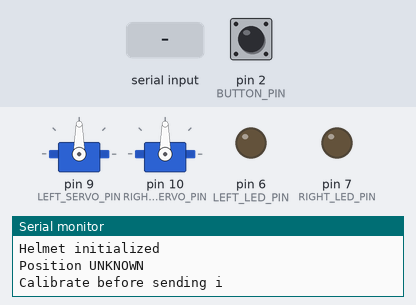
Simulated run of this program. Board: Arduino Uno, built with avr-gcc and run on an emulated ATmega328P. Parts: 2 × servo, output pins drawn as LEDs (lit = HIGH), the last lines printed to the serial monitor. The inputs (shaded band) are chosen by the test bench; at power-on: pin 2 (BUTTON_PIN) HIGH.

Above: at 1.2 s.
1.3 s: "i" received over Serial
2.8 s: pin 2 (BUTTON_PIN) pulled LOW for 0.15 s
At 5.2 s:
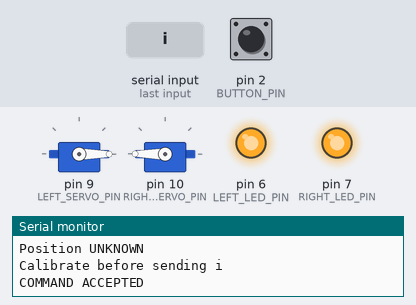
5.5 s: "c" received over Serial
At 7.8 s:
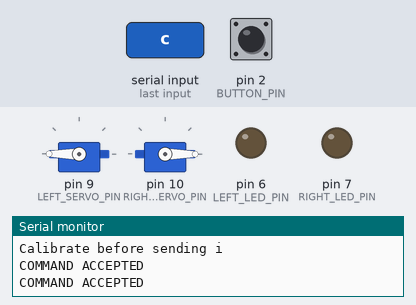
8.1 s: pin 2 (BUTTON_PIN) pulled LOW for 1 s
At 8.64 s:
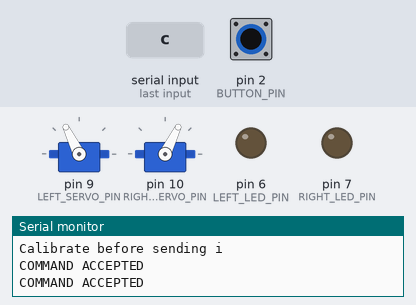
10.6 s: "i" received over Serial
At 10.9 s:
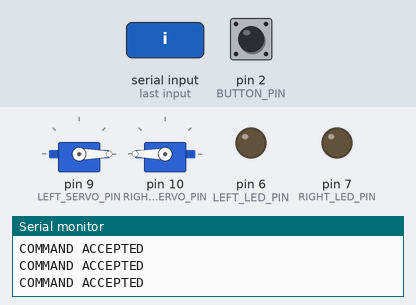
12.1 s: "o" received over Serial
At 14.1 s:
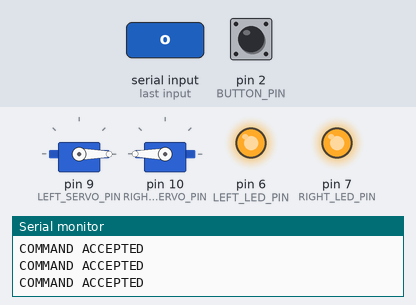
Timing chart, 0 to 15.6 s (numbered marks = the images above; inputs shaded):
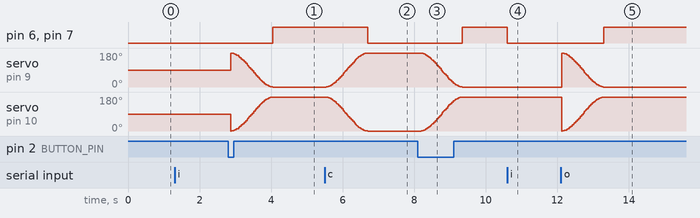

Measured:
- after the input at 2.8 s, pin 6 (LEFT_LED_PIN), pin 7 (RIGHT_LED_PIN): LOW → HIGH after 1.3 s
- after the input at 5.5 s, pin 6 (LEFT_LED_PIN), pin 7 (RIGHT_LED_PIN): HIGH → LOW after 1.2 s; servo on pin 9 (LEFT_SERVO_PIN): moves from 0° to 180° over 1.2 s, starting at once; servo on pin 10 (RIGHT_SERVO_PIN): moves from 180° to 0° over 1.2 s, starting at once
- after the input at 8.1 s, pin 6 (LEFT_LED_PIN), pin 7 (RIGHT_LED_PIN): LOW → HIGH after 1.3 s; servo on pin 9 (LEFT_SERVO_PIN): moves from 180° to 0° over 1.2 s, starting after 0.09 s; servo on pin 10 (RIGHT_SERVO_PIN): moves from 0° to 180° over 1.2 s, starting after 0.09 s
- after the input at 10.6 s, pin 6 (LEFT_LED_PIN), pin 7 (RIGHT_LED_PIN): HIGH → LOW at once
- after the input at 12.1 s, pin 6 (LEFT_LED_PIN), pin 7 (RIGHT_LED_PIN): LOW → HIGH after 1.2 s

The program:

main.cpp
```cpp
#include <Arduino.h>

#include "HelmetConfig.h"
#include "HelmetController.h"
#include "MotionController.h"

ServoController mask(
    HelmetConfig::LEFT_SERVO_PIN,
    HelmetConfig::RIGHT_SERVO_PIN
);

LedController leftLed(
    HelmetConfig::LEFT_LED_PIN
);

LedController rightLed(
    HelmetConfig::RIGHT_LED_PIN
);

MotionController motion(mask);

HelmetController helmet(
    motion,
    leftLed,
    rightLed
);

bool lastButtonReading = HIGH;
bool stableButtonState = HIGH;

unsigned long lastDebounceTime = 0;


void setup() {
    Serial.begin(HelmetConfig::SERIAL_BAUD);

    pinMode(
        HelmetConfig::BUTTON_PIN,
        INPUT_PULLUP
    );

    mask.begin();

    leftLed.begin();
    rightLed.begin();

    helmet.begin();

    Serial.println("Helmet initialized");
    Serial.println("Position UNKNOWN");
    Serial.println("Calibrate before sending i");
}


void handleButton() {
    bool reading = digitalRead(
        HelmetConfig::BUTTON_PIN
    );

    if (reading != lastButtonReading) {
        lastDebounceTime = millis();
    }

    if (
        millis() - lastDebounceTime >
        HelmetConfig::DEBOUNCE_MS
    ) {
        if (reading != stableButtonState) {
            stableButtonState = reading;

            if (stableButtonState == LOW) {
                helmet.execute(HelmetCommand::TOGGLE);
            }
        }
    }

    lastButtonReading = reading;
}


void handleSerial() {
    while (Serial.available() > 0) {
        char input = Serial.read();

        HelmetCommand command;

        switch (input) {
            case 'i':
                command = HelmetCommand::INITIALIZE_CLOSED;
                break;

            case 'o':
                command = HelmetCommand::OPEN;
                break;

            case 'c':
                command = HelmetCommand::CLOSE;
                break;

            case 't':
                command = HelmetCommand::TOGGLE;
                break;

            case 's':
                command = HelmetCommand::STOP;
                break;

            default:
                continue;
        }

        bool accepted = helmet.execute(command);

        Serial.println(
            accepted ? "COMMAND ACCEPTED" : "COMMAND REJECTED"
        );
    }
}


void loop() {
    handleButton();
    handleSerial();

    helmet.update();
}
```

HelmetState.h
```cpp
#pragma once

enum class HelmetState {
    UNKNOWN,
    CLOSED,
    OPENING,
    OPEN,
    CLOSING,
    STOPPED,
    FAULT
};

enum class HelmetCommand {
    INITIALIZE_CLOSED,
    OPEN,
    CLOSE,
    TOGGLE,
    STOP
};
```

HelmetConfig.h
```cpp
#pragma once

#include <Arduino.h>

namespace HelmetConfig {

    // Servo pins
    constexpr uint8_t LEFT_SERVO_PIN = 9;
    constexpr uint8_t RIGHT_SERVO_PIN = 10;

    // LED pins
    constexpr uint8_t LEFT_LED_PIN = 6;
    constexpr uint8_t RIGHT_LED_PIN = 7;

    // Input
    constexpr uint8_t BUTTON_PIN = 2;

    // Servo positions
    constexpr int LEFT_OPEN_ANGLE = 0;
    constexpr int LEFT_CLOSED_ANGLE = 180;

    constexpr int RIGHT_OPEN_ANGLE = 180;
    constexpr int RIGHT_CLOSED_ANGLE = 0;

    // Timing
    constexpr unsigned long DEBOUNCE_MS = 50;

    // Serial
    constexpr unsigned long SERIAL_BAUD = 115200;

    // Motion settings
    constexpr unsigned long MOTION_DURATION_MS = 1200;
    constexpr unsigned long MOTION_UPDATE_MS = 20;
}
```
